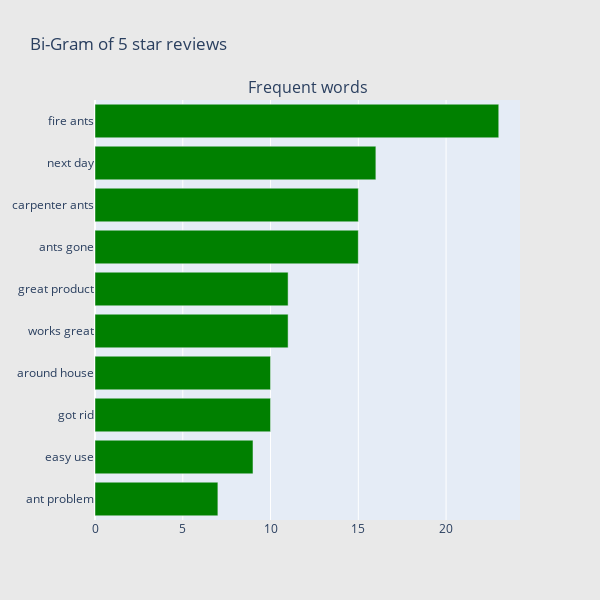

The code cell stored with this chart in its notebook:
### Code cell
## Get the bar chart from 5 rated reviews ##
freq_dict = defaultdict(int)
for sent in df_5["review_lower"]:
    for word in generate_ngrams(sent,2):
        freq_dict[word] += 1
fd_sorted = pd.DataFrame(sorted(freq_dict.items(), key=lambda x: x[1])[::-1])
fd_sorted.columns = ["word", "wordcount"]
trace0 = horizontal_bar_chart(fd_sorted.head(10), 'green')

# Creating two subplots
fig = tools.make_subplots(rows=1, cols=1, vertical_spacing=0.04,
                          subplot_titles=["Frequent words"])
fig.append_trace(trace0, 1, 1)
#fig.append_trace(trace1, 1, 2)
fig['layout'].update(height=600, width=600, paper_bgcolor='rgb(233,233,233)', title="Bi-Gram of 5 star reviews")
py.iplot(fig, filename='word-plots');

### Figure 1 — Plotly figure (JSON) as saved in the notebook; plotly's stock layout.template omitted (floating-point values rounded to 4 significant figures)
{"data": [{"marker": {"color": "green"}, "orientation": "h", "showlegend": false, "type": "bar", "x": [7, 9, 10, 10, 11, 11, 15, 15, 16, 23], "xaxis": "x", "y": ["ant problem", "easy use", "got rid", "around house", "works great", "great product", "ants gone", "carpenter ants", "next day", "fire ants"], "yaxis": "y"}], "layout": {"annotations": [{"font": {"size": 16}, "showarrow": false, "text": "Frequent words", "x": 0.5, "xanchor": "center", "xref": "paper", "y": 1, "yanchor": "bottom", "yref": "paper"}], "height": 600, "paper_bgcolor": "rgb(233,233,233)", "title": {"text": "Bi-Gram of 5 star reviews"}, "width": 600, "xaxis": {"anchor": "y", "domain": [0, 1]}, "yaxis": {"anchor": "x", "domain": [0, 1]}}}
